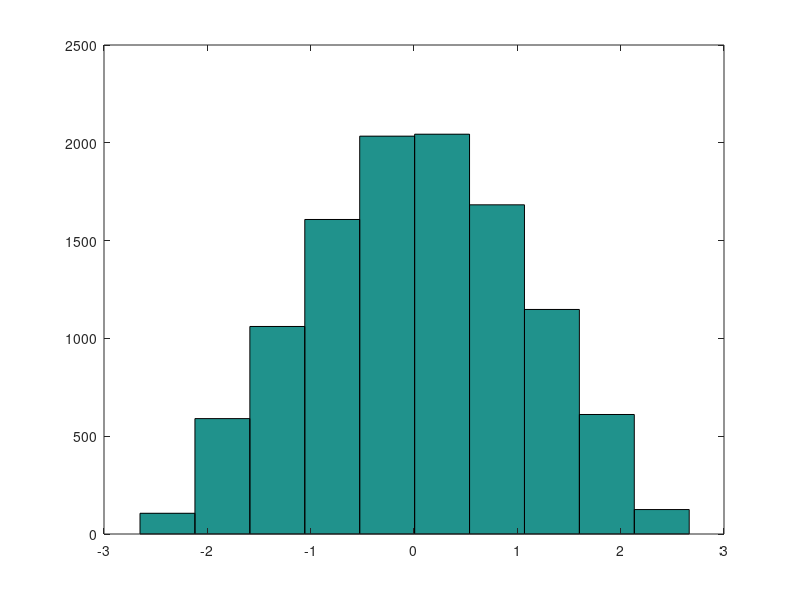
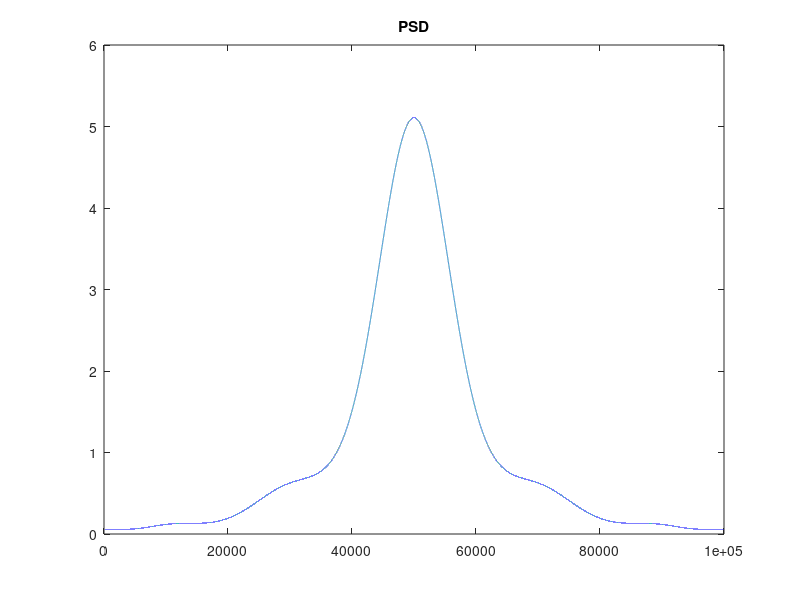
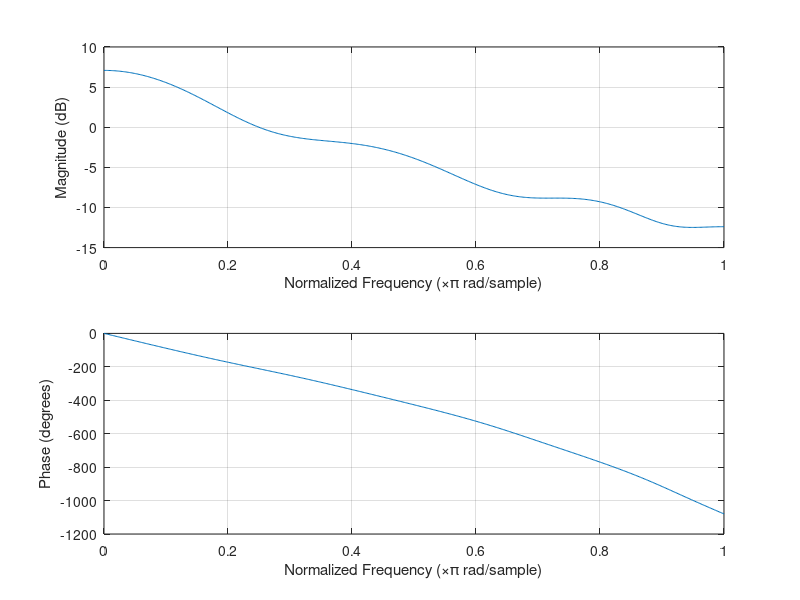
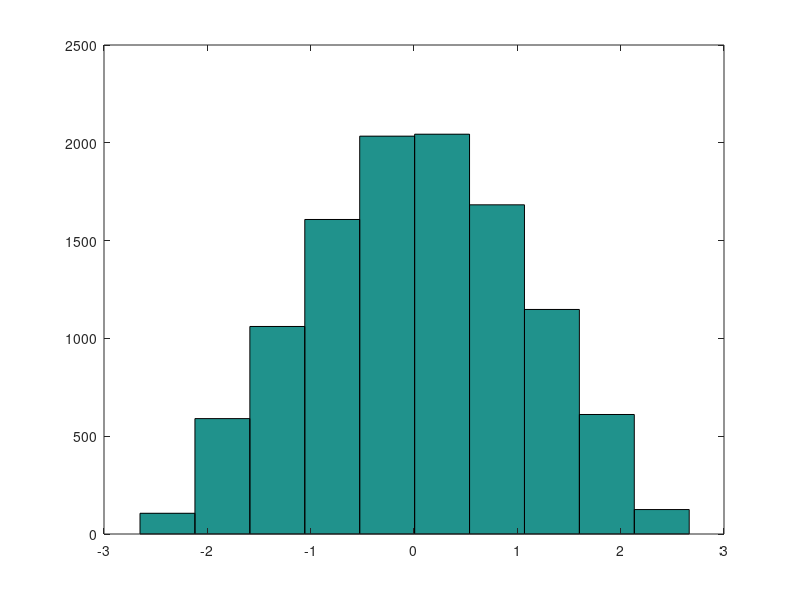

Reproduce these figures in MATLAB, in order.
%A
clc
close all
clear

EbN0 = 10;
n = 0;

trainlen = 1e3;
datalen = 1e4;

b_train = randsrc(1,trainlen,[0,1]); 
t_train = 2 * b_train - 1; 

b_data = randsrc(1,datalen,[0,1]); 
t_data = 2 * b_data - 1; 

pre_seq = [b_train b_data];
sequence = [t_train t_data];

channel_A = [0.04 0.05 0.07 0.21 0.5 0.72 0.36 0 0.21 0.03 0.07];

recieved_seq = conv(sequence, channel_A);

r = awgn(recieved_seq, EbN0 + 3);

r_sign = r>0;

real_recieved = r_sign(6 : length(r_sign) - 5);

n = nnz(real_recieved - pre_seq);

BER = n/length(pre_seq);

figure;
hist(r);
%%
%E
spectra_A = fft(channel_A, 1e5);

real_spectra_A = fftshift(abs(spectra_A).^2);

figure;
plot(real_spectra_A);
title("PSD");

figure;
freqz(channel_A);
%%
%B
clc
close all

L = 11;
N = (L-1)/2;
delta = 0.01;
r_real = r(6 : length(r) - 5);
Yk = zeros(1,length(r_real)-10);
coefficient = zeros(length(r_real)-10,L );
coefficient(1,:) = eps*ones(1,L);

for i = 1 : trainlen+datalen -10
    
    Yk(i) = sum(coefficient(i,:).*r_real(i : i+10));

    if i <= trainlen
       
        err = pre_seq(i) - Yk(i);
        zz = delta*err*r_real(i : i+10);
        coefficient(i+1 , :) =  coefficient(i,:)+ zz ;
        
    end
    
    err = sign(Yk(i)) - Yk(i);
    zz = delta*err*r_real(i : i+10);
    coefficient(i+1 , :) =  coefficient(i,:)+ zz; 
   
end


% trainlen = 1e2;
% datalen = 1e4;
% 
% b_train = randsrc(1,trainlen,[0,1]); 
% t_train = 2 * b_train - 1; 
% 
% b_data = randsrc(1,datalen,[0,1]); 
% t_data = 2 * b_data - 1; 
% 
% pre_seq = [b_train b_data];
% sequence = [t_train t_data];
% 
% channel_A = [0.04 0.05 0.07 0.21 0.5 0.72 0.36 0 0.21 0.03 0.07];


equalized_signal = conv(r, coefficient(length(coefficient),:));

r_sign = equalized_signal>0;

real_recieved = r_sign(11 : length(r_sign) - 10);

n = nnz(real_recieved - pre_seq);

BER = n/length(pre_seq);

figure;
hist(r);
